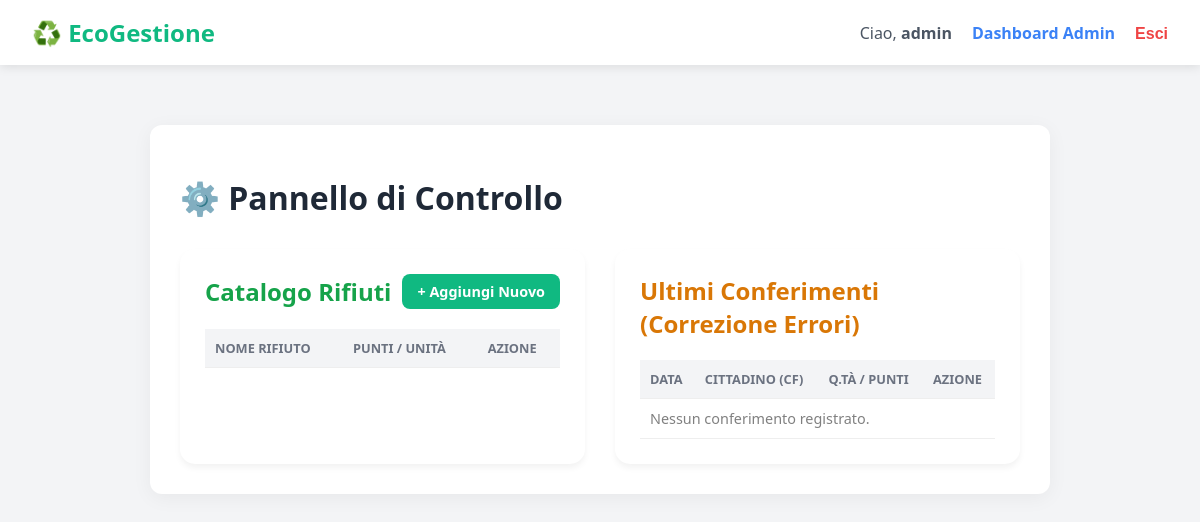
/dashboard-admin/ (signed in), run on an earlier commit of the app's database.
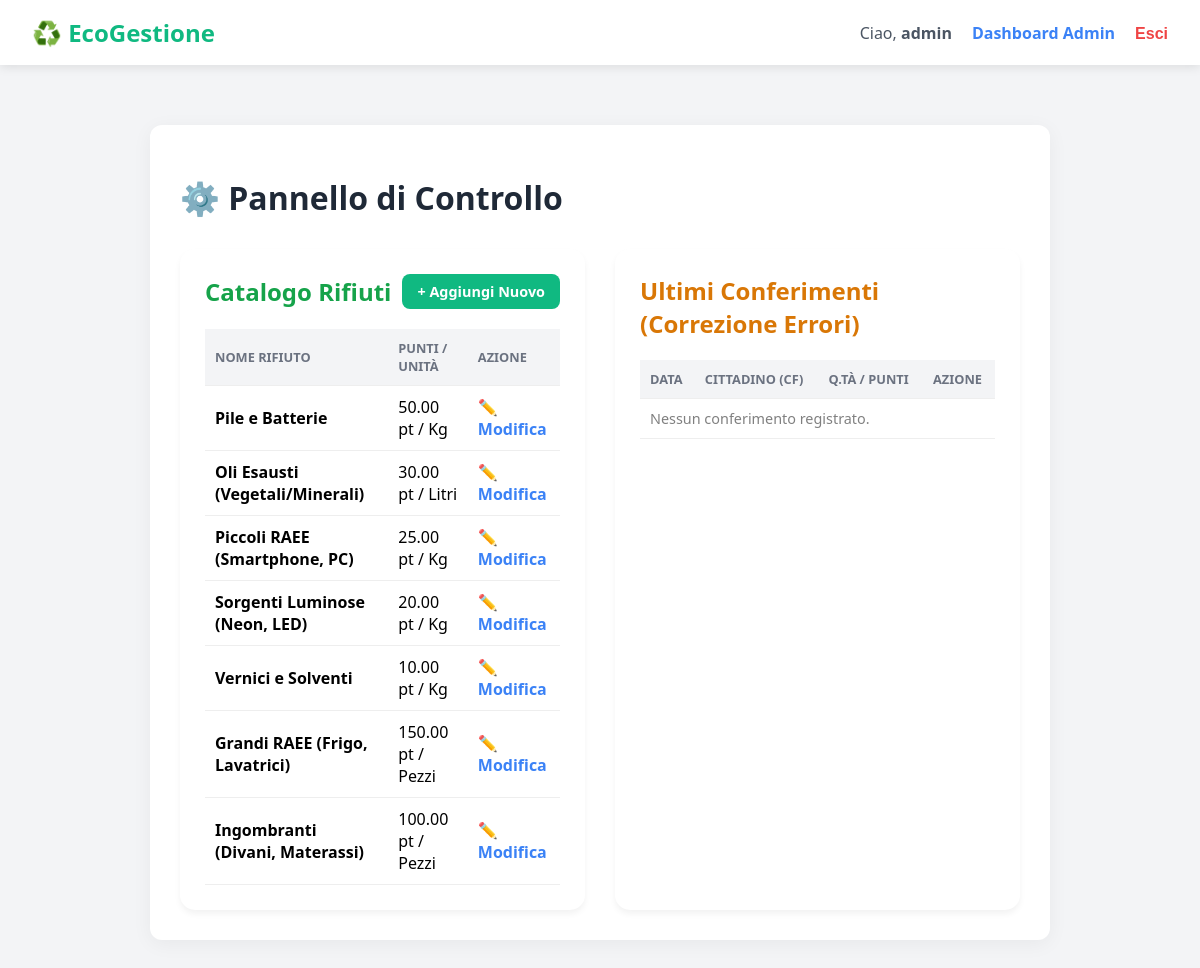
And on a later commit of the database.
### gestione_rifiuti/models.py (models this page shows, shortened)
class TipologiaRifiuto(models.Model): # Definisce una tabella che mappa i tipi di rifiuto (es. Plastica, Vetro, Carta)
    nome = models.CharField(max_length=100) # Colonna di testo per il nome della tipologia di rifiuto, massimo 100 caratteri
    unita_di_misura = models.CharField(max_length=10) # Colonna di testo per indicare l'unità (es. "kg", "litri", "pezzi")
    punti_per_unita = models.DecimalField(max_digits=10, decimal_places=2) # Colonna decimale: indica quanti punti vale 1 unità di questo rifiuto (fino a 10 cifre totali, di cui 2 decimali)
    attivo = models.BooleanField(default=True)  # <-- AGGIUNTO # Colonna VERO/FALSO per disabilitare vecchie tipologie di rifiuti senza cancellarle dal DB. Default VERO.

### gestione_rifiuti/views.py (the view)
# urls.py: path('dashboard-admin/', views.dashboard_admin, name='dashboard_admin'),
@staff_member_required(login_url='/login/') # Protegge la pagina: solo gli account segnati come "Staff" o "Superuser" possono entrare
def dashboard_admin(request): # Funzione per la pagina di gestione lato comune/amministrazione
    rifiuti = TipologiaRifiuto.objects.all() # Recupera la lista di tutti i tipi di rifiuti configurati
    conferimenti = Conferimento.objects.all().order_by('-data_ora')[:30] # Recupera tutti i conferimenti fatti da chiunque, ordinati dal più recente, ma prende SOLO gli ultimi 30
    return render(request, 'gestione_rifiuti/dashboard_admin.html', { # Mostra l'HTML della dashboard
        'rifiuti': rifiuti, # Passa la lista dei rifiuti alla vista
        'conferimenti': conferimenti # Passa gli ultimi 30 movimenti per avere uno storico generale a colpo d'occhio
    })

### gestione_rifiuti/templates/gestione_rifiuti/dashboard_admin.html (shortened to what this page needs)
{% extends 'gestione_rifiuti/base.html' %}
{% block content %}
<h1 style="color: #1f2937; margin-bottom: 30px;">⚙️ Pannello di Controllo</h1>
<div style="display: flex; gap: 30px;">
    <div style="flex: 1; background: white; padding: 25px; border-radius: 15px; box-shadow: 0 4px 6px rgba(0,0,0,0.05);">
        <div style="display: flex; justify-content: space-between; align-items: center; margin-bottom: 20px;">
            <h2 style="margin: 0; color: #16a34a;">Catalogo Rifiuti</h2>
            <a href="{% url 'aggiungi_rifiuto' %}" class="btn" style="padding: 8px 15px; font-size: 0.9rem;">+ Aggiungi Nuovo</a>
        </div>
        <table style="width: 100%; border-collapse: collapse;">
            <thead style="background: #f3f4f6; text-align: left;">
                <tr>
                    <th style="padding: 10px;">Nome Rifiuto</th>
                    <th style="padding: 10px;">Punti / Unità</th>
                    <th style="padding: 10px;">Azione</th>
                </tr>
            </thead>
            <tbody>
                {% for r in rifiuti %}
                <tr style="border-bottom: 1px solid #e5e7eb;">
                    <td style="padding: 10px;"><strong>{{ r.nome }}</strong></td>
                    <td style="padding: 10px;">{{ r.punti_per_unita }} pt / {{ r.unita_di_misura }}</td>
                    <td style="padding: 10px;"><a href="{% url 'modifica_rifiuto' r.id %}" style="color: #3b82f6; text-decoration: none; font-weight: bold;">✏️ Modifica</a></td>
                </tr>
                {% endfor %}
            </tbody>
        </table>
    </div>
    <div style="flex: 1; background: white; padding: 25px; border-radius: 15px; box-shadow: 0 4px 6px rgba(0,0,0,0.05);">
        <h2 style="margin: 0 0 20px 0; color: #d97706;">Ultimi Conferimenti (Correzione Errori)</h2>
        <table style="width: 100%; border-collapse: collapse; font-size: 0.9rem;">
            <thead style="background: #f3f4f6; text-align: left;">
                <tr>
                    <th style="padding: 10px;">Data</th>
                    <th style="padding: 10px;">Cittadino (CF)</th>
                    <th style="padding: 10px;">Q.tà / Punti</th>
                    <th style="padding: 10px;">Azione</th>
                </tr>
            </thead>
            <tbody>
                {% for c in conferimenti %}
                <tr style="border-bottom: 1px solid #e5e7eb;">
                    <td style="padding: 10px;">{{ c.data_ora|date:"d/m/Y H:i" }}</td>
                    <td style="padding: 10px;">{{ c.cittadino.codice_fiscale }}<br><small style="color:gray;">{{ c.rifiuto.nome }}</small></td>
                    <td style="padding: 10px;">{{ c.quantita }} &rarr; <strong>{{ c.punti_generati }} pt</strong></td>
                    <td style="padding: 10px;"><a href="{% url 'modifica_conferimento' c.id %}" style="color: #ef4444; text-decoration: none; font-weight: bold;">⚠️ Correggi</a></td>
                </tr>
                {% empty %}
                <tr><td colspan="4" style="padding: 10px; color: gray;">Nessun conferimento registrato.</td></tr>
                {% endfor %}
            </tbody>
        </table>
    </div>
</div>
{% endblock %}

What changed in the data, as far as the page shows it:
added TipologiaRifiuto: nome "Pile e Batterie", punti_per_unita "50.00", unita_di_misura "Kg"
added TipologiaRifiuto: nome "Oli Esausti (Vegetali/Minerali)", punti_per_unita "30.00", unita_di_misura "Litri"
added TipologiaRifiuto: nome "Piccoli RAEE (Smartphone, PC)", punti_per_unita "25.00", unita_di_misura "Kg"
added TipologiaRifiuto: nome "Sorgenti Luminose (Neon, LED)", punti_per_unita "20.00", unita_di_misura "Kg"
added TipologiaRifiuto: nome "Vernici e Solventi", punti_per_unita "10.00", unita_di_misura "Kg"
added TipologiaRifiuto: nome "Grandi RAEE (Frigo, Lavatrici)", punti_per_unita "150.00", unita_di_misura "Pezzi"
added TipologiaRifiuto: nome "Ingombranti (Divani, Materassi)", punti_per_unita "100.00", unita_di_misura "Pezzi"
